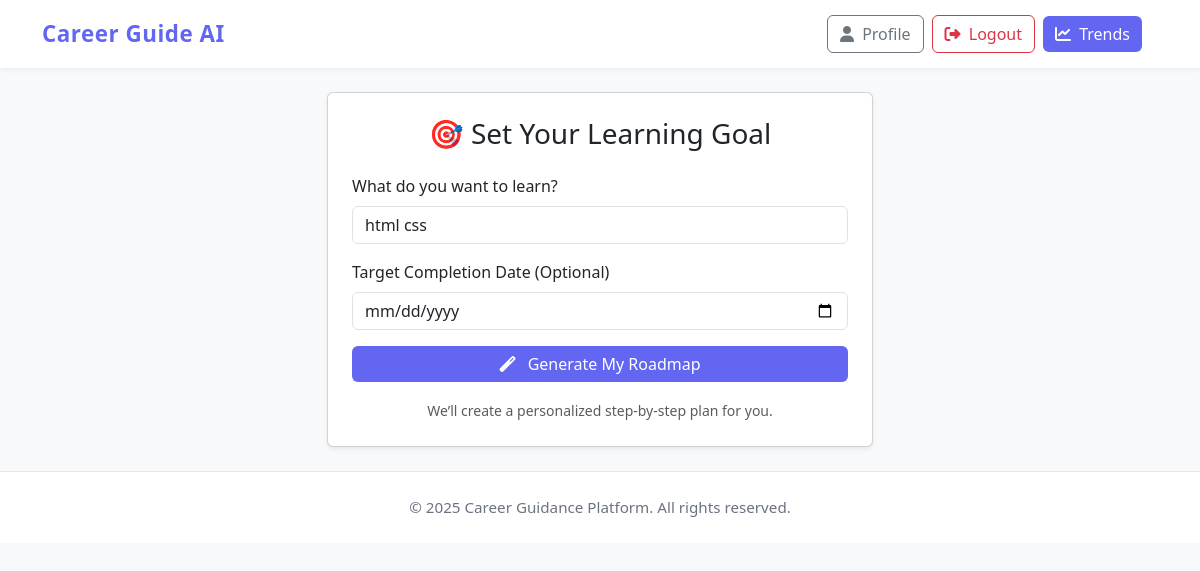
Page /set_learning_goal (signed in) on the earlier database version.
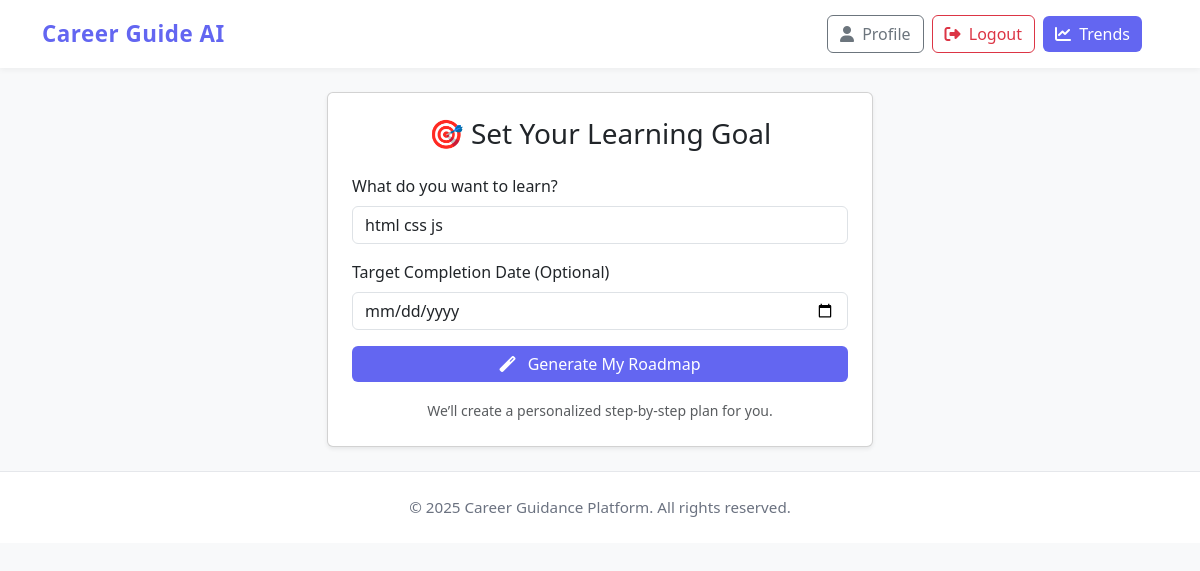
Same page on the later database version.
### tables this page shows
CREATE TABLE user_profile (
                    id INTEGER PRIMARY KEY AUTOINCREMENT,
                    user_id INTEGER UNIQUE,
                    interest TEXT,
                    time_per_week TEXT,
                    current_education TEXT,
                    skills_want_to_learn TEXT,
                    career_goal TEXT
                );

### app.py (the view, shortened to what this page needs)
@app.route("/set_learning_goal", methods=["GET", "POST"])
def set_learning_goal():
    if "user_id" not in session:
        return redirect(url_for("login"))
    conn = sqlite3.connect(DB_PATH)
    c = conn.cursor()
    c.execute("SELECT interest, skills_want_to_learn, career_goal FROM user_profile WHERE user_id=?", (session["user_id"],))
    profile_suggestion = c.fetchone()
    conn.close()
    suggested_skill = ""
    if profile_suggestion:
        skills_str = profile_suggestion[1] or profile_suggestion[0] or ""
        if skills_str:
            suggested_skill = skills_str.split(",")[0].strip()
    return render_template("set_learning_goal.html", suggested_skill=suggested_skill)

### templates/set_learning_goal.html (shortened to what this page needs)
{% extends "layout.html" %}
{% block content %}
<div class="row justify-content-center">
    <div class="col-lg-6">
        <div class="card shadow-sm">
            <div class="card-body p-4">
                <h3 class="text-center mb-4">🎯 Set Your Learning Goal</h3>
                <form method="POST">
                    <div class="mb-3">
                        <label for="skill_name" class="form-label">What do you want to learn?</label>
                        <input type="text" class="form-control" name="skill_name" id="skill_name"
                            value="{{ suggested_skill }}" placeholder="e.g., Python, JavaScript, SQL" required>
                    </div>
                    <div class="mb-3">
                        <label for="target_date" class="form-label">Target Completion Date (Optional)</label>
                        <input type="date" class="form-control" name="target_date" id="target_date">
                    </div>
                    <button type="submit" class="btn btn-indigo w-100">
                        <i class="fas fa-magic me-2"></i> Generate My Roadmap
                    </button>
                </form>
                <div class="mt-3 text-center">
                    <small class="text-muted">We’ll create a personalized step-by-step plan for you.</small>
                </div>
            </div>
        </div>
    </div>
</div>
{% endblock %}

Differences in the rows shown:
removed user_profile: skill_name "html css"
added user_profile: skill_name "html css js"
